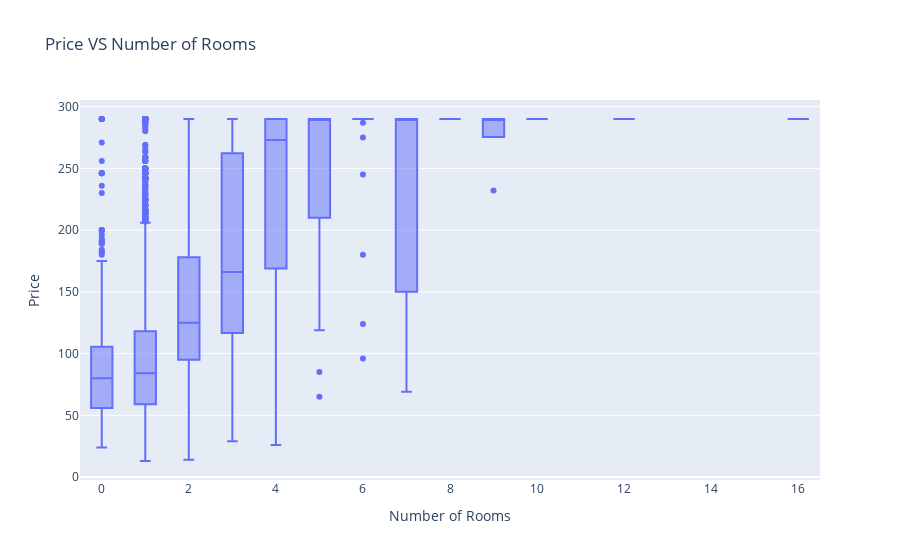

Notebook code cell kept with this figure:
### Code cell
# Price VS number of rooms:

fig = px.box(listings1,
             x='bedrooms',
             y='price',
             title='Price VS Number of Rooms')

fig.update_layout(
    xaxis_title='Number of Rooms',
    yaxis_title='Price'
)

fig.show()

### Figure 1 — Plotly figure (JSON) as saved in the notebook; plotly's stock layout.template omitted (floating-point values rounded to 4 significant figures; data arrays with more than 128 entries replaced by an {"elided": "..."} marker saying what was removed)
{"data": [{"alignmentgroup": "True", "hovertemplate": "bedrooms=%{x}<br>price=%{y}<extra></extra>", "legendgroup": "", "marker": {"color": "#636efa"}, "name": "", "notched": false, "offsetgroup": "", "orientation": "v", "showlegend": false, "type": "box", "x": {"elided": "8140 int values"}, "x0": " ", "xaxis": "x", "y": {"elided": "8140 float values"}, "y0": " ", "yaxis": "y"}], "layout": {"boxmode": "group", "legend": {"tracegroupgap": 0}, "title": {"text": "Price VS Number of Rooms"}, "xaxis": {"anchor": "y", "domain": [0, 1], "title": {"text": "Number of Rooms"}}, "yaxis": {"anchor": "x", "domain": [0, 1], "title": {"text": "Price"}}}}
